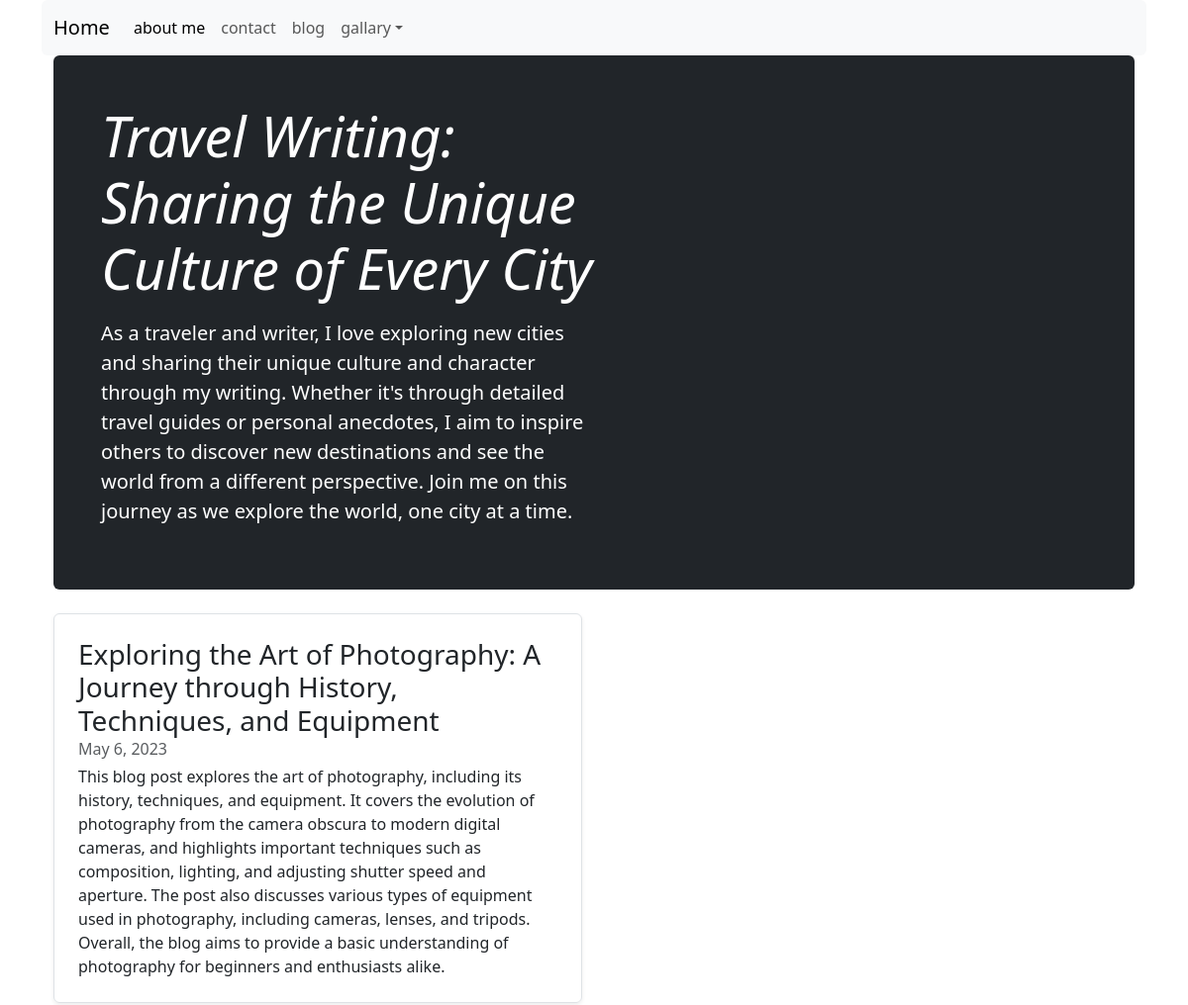
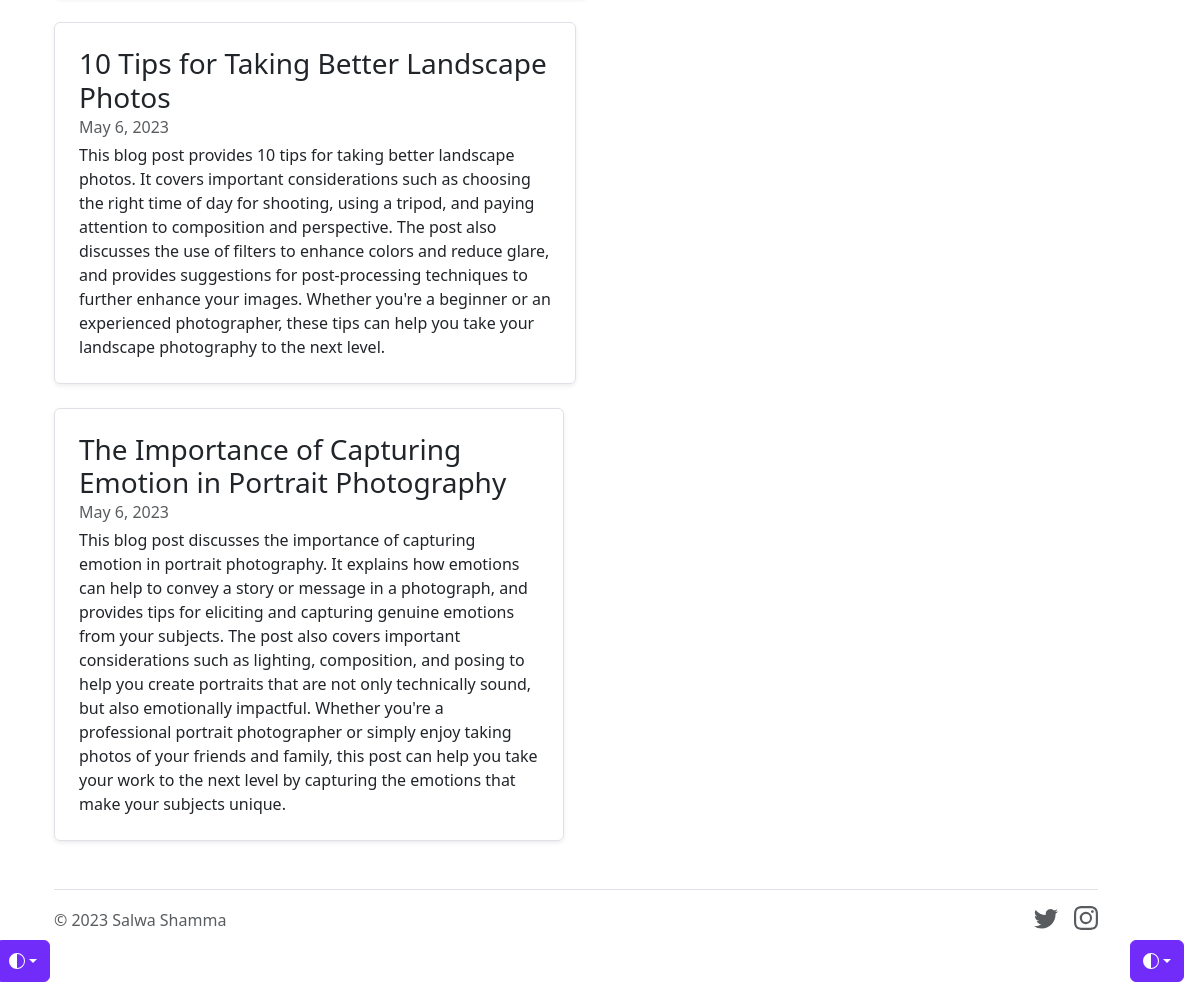
The app's page /blog/blog, older data (2 pictures, top to bottom).
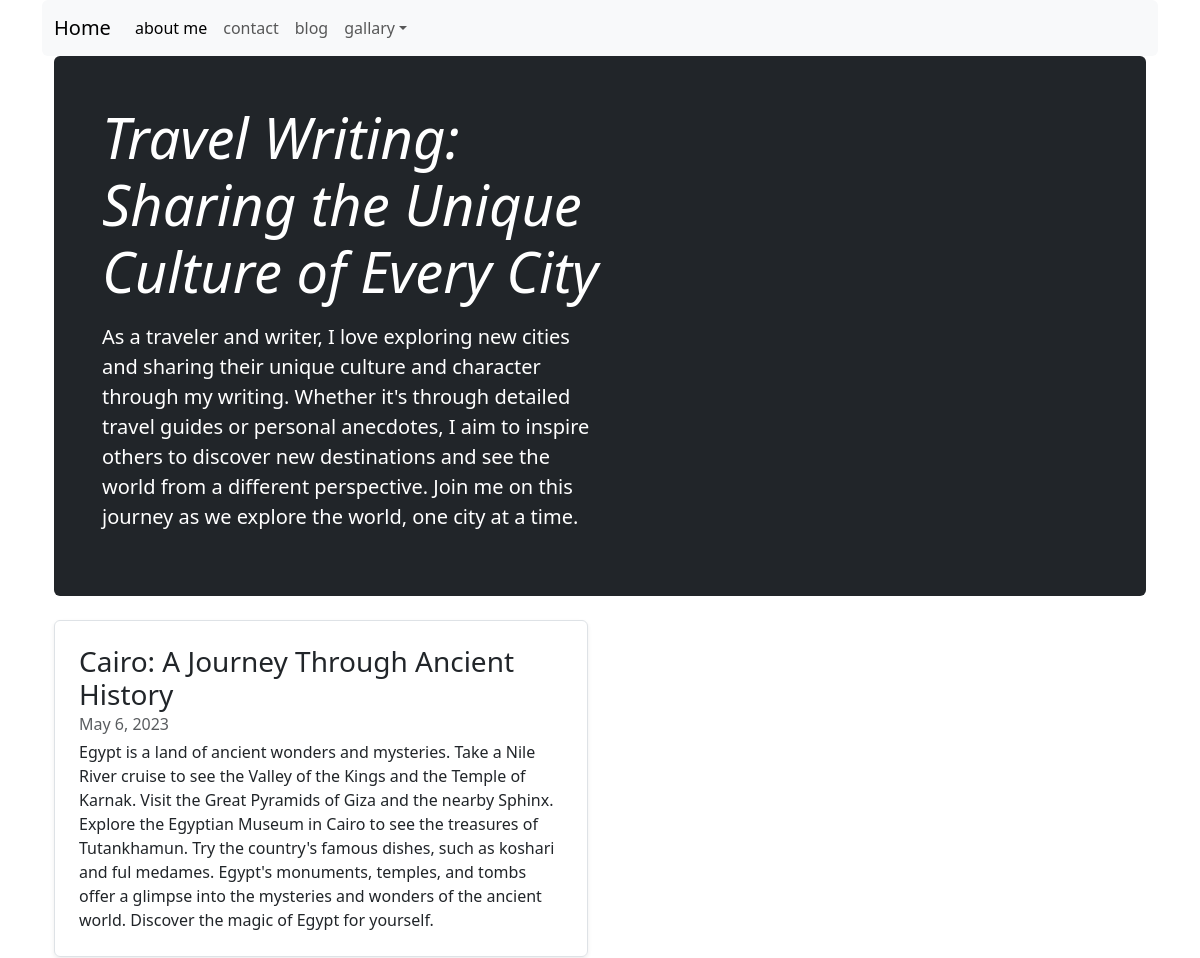
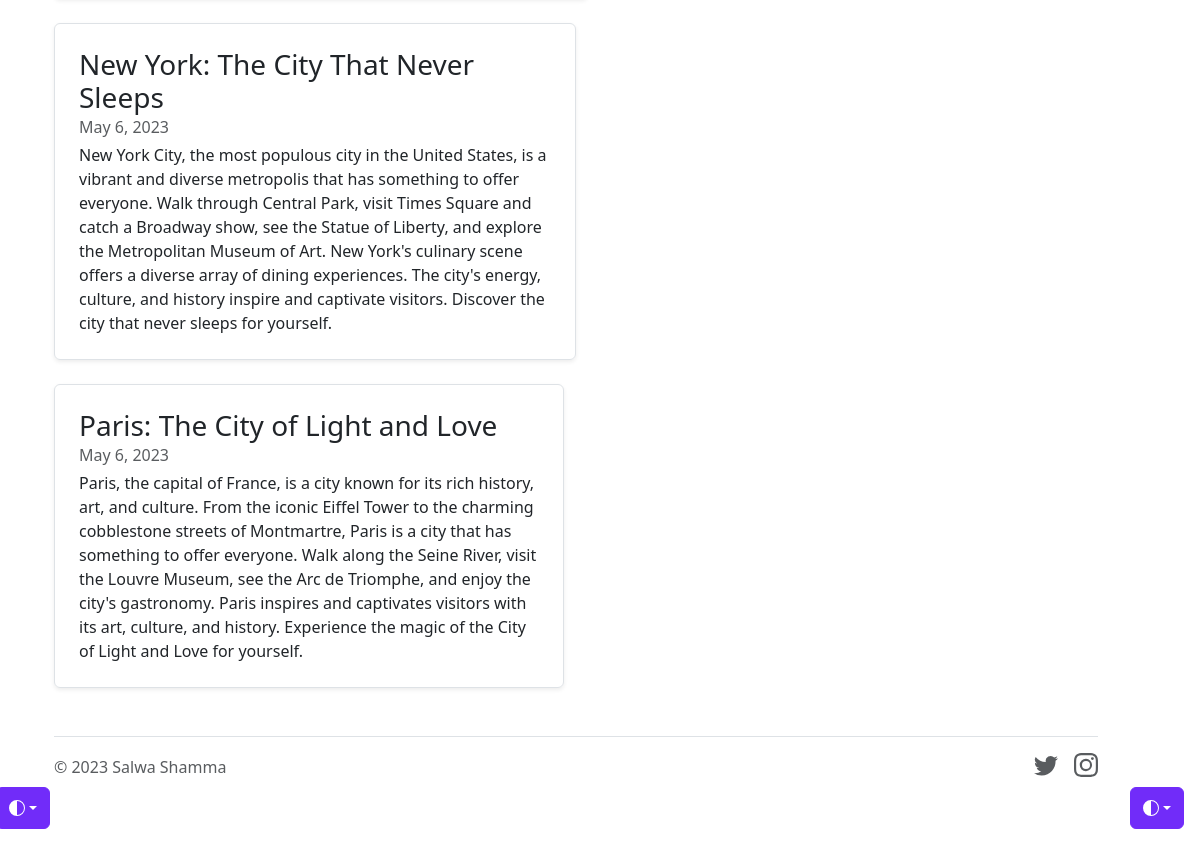
The same page, newer data (2 pictures, top to bottom).
### blog/models.py (models this page shows, shortened)
class Blog (models.Model):
    title= models.CharField(max_length=250)
    text= models.TextField()
    date= models.DateField()

### blog/views.py (the view)
# urls.py: path('blog', views.blog, name='blog' ),
def blog(request):
    post= Blog.objects.all()
    return render(request, 'blog/blog.html',{'post':post})

### templates/blog/blog.html (shortened to what this page needs)
{% extends 'base.html' %}
{% load static %}
{% block content %}
<!doctype html>
<html lang="en" data-bs-theme="auto">
  <head><script src="/docs/5.3/assets/js/color-modes.js"></script>
    <link href="/docs/5.3/dist/css/bootstrap.min.css" rel="stylesheet">
    <link href="blog.css" rel="stylesheet">
  </head>
  <body>
    <div class="dropdown position-fixed bottom-0 end-0 mb-3 me-3 bd-mode-toggle">
      <button class="btn btn-bd-primary py-2 dropdown-toggle d-flex align-items-center"
              id="bd-theme"
              type="button"
              aria-expanded="false"
              data-bs-toggle="dropdown"
              aria-label="Toggle theme (auto)">
        <svg class="bi my-1 theme-icon-active" width="1em" height="1em"><use href="#circle-half"></use></svg>
      </button>
    </div>
<main class="container">
  <div class="p-4 p-md-5 mb-4 rounded text-bg-dark">
    <div class="col-md-6 px-0">
      <h1 class="display-4 fst-italic">Travel Writing: Sharing the Unique Culture of Every City</h1>
      <p class="lead my-3">As a traveler and writer, I love exploring new cities and sharing their unique
        culture and character through my writing. Whether it's through detailed travel guides or personal
        anecdotes, I aim to inspire others to discover new destinations and see the world from a different
        perspective. Join me on this journey as we explore the world, one city at a time.</p>
    </div>
  </div>
{% for x in post.all %}
  <div class="row mb-2">
    <div class="col-md-6">
      <div class="row g-0 border rounded overflow-hidden flex-md-row mb-4 shadow-sm h-md-250 position-relative">
        <div class="col p-4 d-flex flex-column position-static">
          <h3 class="mb-0">{{x.title}}</h3>
          <div class="mb-1 text-body-secondary">{{x.date}}</div>
          <p class="card-text mb-auto">{{x.text}}</p>
        </div>
      </div>
    </div>
{% endfor %}
{% endblock %}

### templates/base.html (shortened to what this page needs)
{% load static %}
<!doctype html>
<html lang="en">
  <head>
    <link href="https://cdn.jsdelivr.net/npm/bootstrap@5.3.0-alpha3/dist/css/bootstrap.min.css" rel="stylesheet">
  </head>
  <body>
    <div class="container">
        {% include 'part/header.html'%}
        {% block content %}
        {% endblock %}
        {% include 'part/footer.html'%}
    </div>
  </body>
</html>

### templates/part/header.html (shortened to what this page needs)
<nav class="navbar navbar-expand-lg navbar-light bg-light rounded" aria-label="Eleventh navbar example">
  <div class="container-fluid">
    <a class="navbar-brand" href="{% url 'home' %}">Home</a>
    <div class="collapse navbar-collapse" id="navbarsExample09">
      <ul class="navbar-nav me-auto mb-2 mb-lg-0">
        <li class="nav-item">
          <a class="nav-link active" aria-current="page" href="{% url 'about' %}">about me</a>
        </li>
        <li class="nav-item">
          <a class="nav-link" href="{% url 'contact'%}">contact</a>
        </li>
        <li class="nav-item">
          <a class="nav-link" href="{% url 'blog' %}">blog</a>
        </li>
        <li class="nav-item dropdown">
          <a class="nav-link dropdown-toggle" href="#" id="dropdown09" data-bs-toggle="dropdown" aria-expanded="false">gallary</a>
        </li>
      </ul>
    </div>
  </div>
</nav>

### templates/part/footer.html (shortened to what this page needs)
<!doctype html>
<html lang="en" data-bs-theme="auto">
  <head><script src="/docs/5.3/assets/js/color-modes.js"></script>
<link href="/docs/5.3/dist/css/bootstrap.min.css" rel="stylesheet">
  </head>
  <body>
    <div class="dropdown position-fixed bottom-0 end-0 mb-3 me-3 bd-mode-toggle">
      <button class="btn btn-bd-primary py-2 dropdown-toggle d-flex align-items-center"
              id="bd-theme"
              type="button"
              aria-expanded="false"
              data-bs-toggle="dropdown"
              aria-label="Toggle theme (auto)">
        <svg class="bi my-1 theme-icon-active" width="1em" height="1em"><use href="#circle-half"></use></svg>
      </button>
    </div>
<div class="container">
  <footer class="d-flex flex-wrap justify-content-between align-items-center py-3 my-4 border-top">
    <div class="col-md-4 d-flex align-items-center">
      <span class="mb-3 mb-md-0 text-body-secondary">&copy; 2023 Salwa Shamma</span>
    </div>
    <ul class="nav col-md-4 justify-content-end list-unstyled d-flex">
      <li class="ms-3"><a class="text-body-secondary" href="https://twitter.com"><svg class="bi" width="24" height="24"><use xlink:href="#twitter"/></svg></a></li>
      <li class="ms-3"><a class="text-body-secondary" href="https://www.instagram.com"><svg class="bi" width="24" height="24"><use xlink:href="#instagram"/></svg></a></li>
    </ul>
  </footer>
</div>

### blog/static/blog/css/blog.css (style rules this page uses)
.bi { vertical-align: -.125em; fill: currentColor; }
.btn-bd-primary { --bd-violet-bg: #712cf9; --bd-violet-rgb: 112.520718, 44.062154, 249.437846; --bs-btn-font-weight: 600; --bs-btn-color: var(--bs-white); --bs-btn-bg: var(--bd-violet-bg); --bs-btn-border-color: var(--bd-violet-bg); --bs-btn-hover-color: var(--bs-white); --bs-btn-hover-bg: #6528e0; --bs-btn-hover-border-color: #6528e0; --bs-btn-focus-shadow-rgb: var(--bd-violet-rgb); --bs-btn-active-color: var(--bs-btn-hover-color); --bs-btn-active-bg: #5a23c8; --bs-btn-active-border-color: #5a23c8; }
.bd-mode-toggle { z-index: 1500; }

### templates/part/footer.html (style rules this page uses)
.bi { vertical-align: -.125em; fill: currentColor; }
.btn-bd-primary { --bd-violet-bg: #712cf9; --bd-violet-rgb: 112.520718, 44.062154, 249.437846; --bs-btn-font-weight: 600; --bs-btn-color: var(--bs-white); --bs-btn-bg: var(--bd-violet-bg); --bs-btn-border-color: var(--bd-violet-bg); --bs-btn-hover-color: var(--bs-white); --bs-btn-hover-bg: #6528e0; --bs-btn-hover-border-color: #6528e0; --bs-btn-focus-shadow-rgb: var(--bd-violet-rgb); --bs-btn-active-color: var(--bs-btn-hover-color); --bs-btn-active-bg: #5a23c8; --bs-btn-active-border-color: #5a23c8; }
.bd-mode-toggle { z-index: 1500; }

Row changes from the older to the newer data that the page shows:
changed Blog: title "Exploring the Art of Photography: A Journey through History, Techniques, and Equipment" → "Cairo: A Journey Through Ancient History"; text "This blog post explores the art of photography, including its history, techniques, and equipment. It covers the evolution of photography from the camera obscura to modern digital cameras, and highlights important techniques such as composition, lighting, and adjusting shutter speed and aperture. The post also discusses various types of equipment used in photography, including cameras, lenses, and tripods. Overall, the blog aims to provide a basic understanding of photography for beginners and enthusiasts alike." → "Egypt is a land of ancient wonders and mysteries. Take a Nile River cruise to see the Valley of the Kings and the Temple of Karnak. Visit the Great Pyramids of Giza and the nearby Sphinx. Explore the Egyptian Museum in Cairo to see the treasures of Tutankhamun. Try the country's famous dishes, such as koshari and ful medames. Egypt's monuments, temples, and tombs offer a glimpse into the mysteries and wonders of the ancient world. Discover the magic of Egypt for yourself."
changed Blog: title "10 Tips for Taking Better Landscape Photos" → "New York: The City That Never Sleeps"; text "This blog post provides 10 tips for taking better landscape photos. It covers important considerations such as choosing the right time of day for shooting, using a tripod, and paying attention to composition and perspective. The post also discusses the use of filters to enhance colors and reduce glare, and provides suggestions for post-processing techniques to further enhance your images. Whether you're a beginner or an experienced photographer, these tips can help you take your landscape photography to the next level." → "New York City, the most populous city in the United States, is a vibrant and diverse metropolis that has something to offer everyone. Walk through Central Park, visit Times Square and catch a Broadway show, see the Statue of Liberty, and explore the Metropolitan Museum of Art. New York's culinary scene offers a diverse array of dining experiences. The city's energy, culture, and history inspire and captivate visitors. Discover the city that never sleeps for yourself."
changed Blog: title "The Importance of Capturing Emotion in Portrait Photography" → "Paris: The City of Light and Love"; text "This blog post discusses the importance of capturing emotion in portrait photography. It explains how emotions can help to convey a story or message in a photograph, and provides tips for eliciting and capturing genuine emotions from your subjects. The post also covers important considerations such as lighting, composition, and posing to help you create portraits that are not only technically sound, but also emotionally impactful. Whether you're a professional portrait photographer or simply enjoy taking photos of your friends and family, this post can help you take your work to the next level by capturing the emotions that make your subjects unique." → "Paris, the capital of France, is a city known for its rich history, art, and culture. From the iconic Eiffel Tower to the charming cobblestone streets of Montmartre, Paris is a city that has something to offer everyone. Walk along the Seine River, visit the Louvre Museum, see the Arc de Triomphe, and enjoy the city's gastronomy. Paris inspires and captivates visitors with its art, culture, and history. Experience the magic of the City of Light and Love for yourself."
